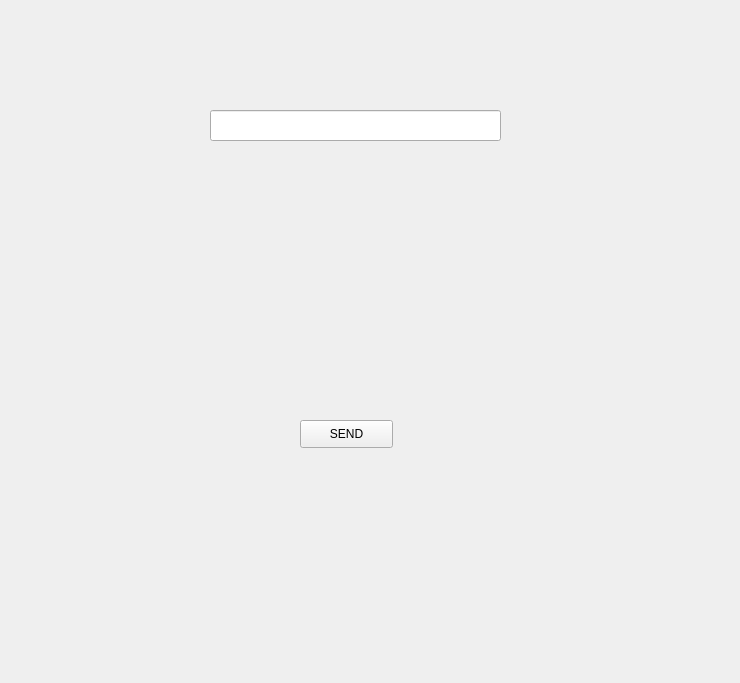
<?xml version="1.0" encoding="UTF-8"?>
<ui version="4.0">
 <class>EcGradIFGClass</class>
 <widget class="QWidget" name="EcGradIFGClass">
  <property name="geometry">
   <rect>
    <x>0</x>
    <y>0</y>
    <width>740</width>
    <height>683</height>
   </rect>
  </property>
  <property name="windowTitle">
   <string>EcGradIFGClass</string>
  </property>
  <widget class="QPushButton" name="button">
   <property name="geometry">
    <rect>
     <x>300</x>
     <y>420</y>
     <width>93</width>
     <height>28</height>
    </rect>
   </property>
   <property name="text">
    <string>SEND</string>
   </property>
  </widget>
  <widget class="QLabel" name="receive_mess">
   <property name="geometry">
    <rect>
     <x>190</x>
     <y>190</y>
     <width>311</width>
     <height>191</height>
    </rect>
   </property>
   <property name="text">
    <string/>
   </property>
  </widget>
  <widget class="QLineEdit" name="send_mess">
   <property name="geometry">
    <rect>
     <x>210</x>
     <y>110</y>
     <width>291</width>
     <height>31</height>
    </rect>
   </property>
  </widget>
 </widget>
 <layoutdefault spacing="6" margin="11"/>
 <resources/>
 <connections/>
</ui>
